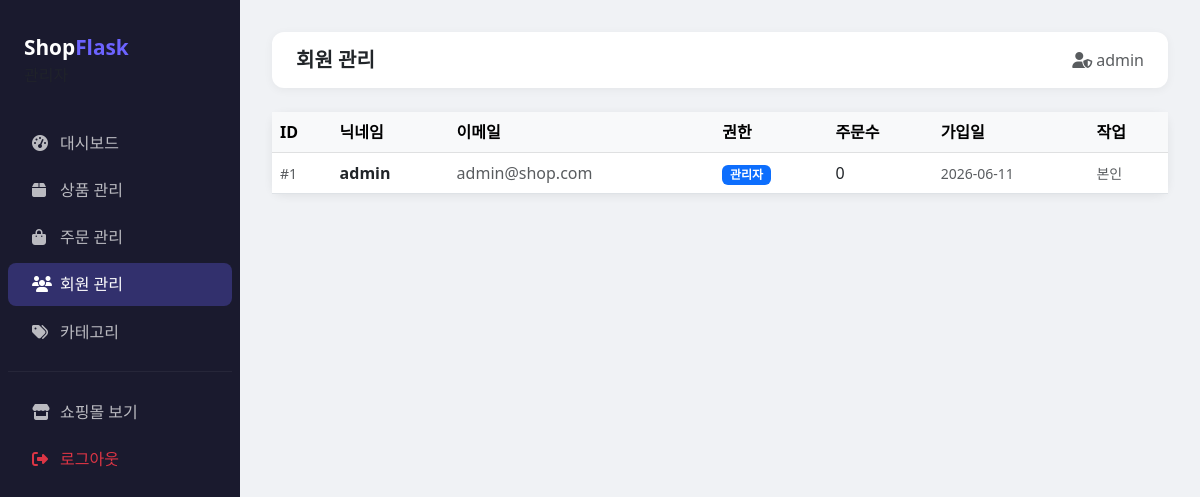
Page /admin/users (signed in) on the committed database.
### models/user.py (models this page shows)
class User(db.Model, UserMixin):
    __tablename__ = 'users'
    id = db.Column(db.Integer, primary_key=True)
    username = db.Column(db.String(50), unique=True, nullable=False)
    email = db.Column(db.String(120), unique=True, nullable=False)
    password = db.Column(db.String(200), nullable=False)
    is_admin = db.Column(db.Boolean, default=False)
    created_at = db.Column(db.DateTime, default=datetime.utcnow)
    orders = db.relationship('Order', backref='customer', lazy=True)
    cart_items = db.relationship('CartItem', backref='user', lazy=True, cascade='all, delete-orphan')

### routes/admin.py (the view)
@admin_bp.route('/users')
@admin_required
def users():
    page = request.args.get('page', 1, type=int)
    users = User.query.order_by(User.created_at.desc()).paginate(page=page, per_page=20)
    return render_template('admin/users.html', users=users)

### models/user.py (called while the page is built)
@login_manager.user_loader
def load_user(user_id):
    return User.query.get(int(user_id))

### routes/admin.py (called while the page is built)
def admin_required(f):
    @wraps(f)
    def decorated(*args, **kwargs):
        if not current_user.is_authenticated or not current_user.is_admin:
            flash('관리자 권한이 필요합니다.', 'danger')
            return redirect(url_for('user.index'))
        return f(*args, **kwargs)
    return login_required(decorated)

### templates/admin/users.html (shortened to what this page needs)
{% extends 'admin/base_admin.html' %}
{% block page_title %}회원 관리{% endblock %}
{% block content %}
<div class="card">
  <div class="table-responsive">
    <table class="table table-hover align-middle mb-0">
      <thead class="table-light">
        <tr><th>ID</th><th>닉네임</th><th>이메일</th><th>권한</th><th>주문수</th><th>가입일</th><th>작업</th></tr>
      </thead>
      <tbody>
      {% for user in users.items %}
      <tr>
        <td class="text-muted small">#{{ user.id }}</td>
        <td><strong>{{ user.username }}</strong></td>
        <td class="text-muted">{{ user.email }}</td>
        <td>
          {% if user.is_admin %}<span class="badge bg-primary">관리자</span>
          {% else %}<span class="badge bg-light text-dark">일반</span>{% endif %}
        </td>
        <td>{{ user.orders|length }}</td>
        <td class="text-muted small">{{ user.created_at.strftime('%Y-%m-%d') }}</td>
        <td>
          {% if user.id != current_user.id %}
          <form action="{{ url_for('admin.toggle_admin', user_id=user.id) }}" method="POST" class="d-inline">
            <button class="btn btn-sm {% if user.is_admin %}btn-outline-warning{% else %}btn-outline-primary{% endif %}">
              {% if user.is_admin %}권한 해제{% else %}관리자 지정{% endif %}
            </button>
          </form>
          {% else %}
          <span class="text-muted small">본인</span>
          {% endif %}
        </td>
      </tr>
      {% else %}
      <tr><td colspan="7" class="text-center py-5 text-muted">회원이 없습니다</td></tr>
      {% endfor %}
      </tbody>
    </table>
  </div>
</div>
{% endblock %}

### templates/admin/base_admin.html (shortened to what this page needs)
<!DOCTYPE html>
<html lang="ko">
<head>
  <link href="https://cdnjs.cloudflare.com/ajax/libs/bootstrap/5.3.0/css/bootstrap.min.css" rel="stylesheet">
  <link href="https://cdnjs.cloudflare.com/ajax/libs/font-awesome/6.4.0/css/all.min.css" rel="stylesheet">
</head>
<body>
<div class="sidebar">
  <div class="brand">Shop<span>Flask</span> <small class="d-block text-muted fs-6 fw-normal">관리자</small></div>
  <nav class="nav flex-column">
    <a class="nav-link {% if request.endpoint == 'admin.dashboard' %}active{% endif %}" href="{{ url_for('admin.dashboard') }}"><i class="fas fa-tachometer-alt me-2"></i>대시보드</a>
    <a class="nav-link {% if 'product' in request.endpoint %}active{% endif %}" href="{{ url_for('admin.products') }}"><i class="fas fa-box me-2"></i>상품 관리</a>
    <a class="nav-link {% if request.endpoint == 'admin.orders' %}active{% endif %}" href="{{ url_for('admin.orders') }}"><i class="fas fa-shopping-bag me-2"></i>주문 관리</a>
    <a class="nav-link {% if request.endpoint == 'admin.users' %}active{% endif %}" href="{{ url_for('admin.users') }}"><i class="fas fa-users me-2"></i>회원 관리</a>
    <a class="nav-link {% if request.endpoint == 'admin.categories' %}active{% endif %}" href="{{ url_for('admin.categories') }}"><i class="fas fa-tags me-2"></i>카테고리</a>
    <hr style="border-color: rgba(255,255,255,.2); margin: 1rem .5rem;">
    <a class="nav-link" href="{{ url_for('user.index') }}"><i class="fas fa-store me-2"></i>쇼핑몰 보기</a>
    <a class="nav-link text-danger" href="{{ url_for('auth.logout') }}"><i class="fas fa-sign-out-alt me-2"></i>로그아웃</a>
  </nav>
</div>
<div class="main-content">
  <div class="topbar">
    <h5 class="mb-0 fw-bold">{% block page_title %}대시보드{% endblock %}</h5>
    <span class="text-muted"><i class="fas fa-user-shield me-1"></i>{{ current_user.username }}</span>
  </div>
  {% block content %}{% endblock %}
</div>
</body>
</html>

### templates/admin/base_admin.html (style rules this page uses)
:root { --primary: #6c63ff; --dark: #1a1a2e; --sidebar-w: 240px; }
body { background: #f0f2f5; font-family: 'Segoe UI', sans-serif; }
.sidebar { width: var(--sidebar-w); background: var(--dark); min-height: 100vh; position: fixed; top: 0; left: 0; z-index: 100; padding-top: 1rem; }
.sidebar .brand { color: #fff; font-weight: 800; font-size: 1.3rem; padding: 1rem 1.5rem 2rem; }
.sidebar .brand span { color: var(--primary); }
.sidebar .nav-link { color: rgba(255,255,255,.7); padding: .6rem 1.5rem; border-radius: 8px; margin: 2px 8px; }
.sidebar .nav-link:hover, .sidebar .nav-link.active { background: rgba(108,99,255,.3); color: #fff; }
.sidebar .nav-link i { width: 20px; }
.main-content { margin-left: var(--sidebar-w); padding: 2rem; }
.topbar { background: #fff; border-radius: 12px; padding: 1rem 1.5rem; margin-bottom: 1.5rem; display: flex; justify-content: space-between; align-items: center; box-shadow: 0 2px 10px rgba(0,0,0,.05); }
.card { border: none; border-radius: 12px; box-shadow: 0 2px 10px rgba(0,0,0,.07); }

### rows in the picture
User: username "admin", id "1", email "admin@shop.com", is_admin "관리자", orders|length "0", created_at "2026-06-11", shows "본인"
